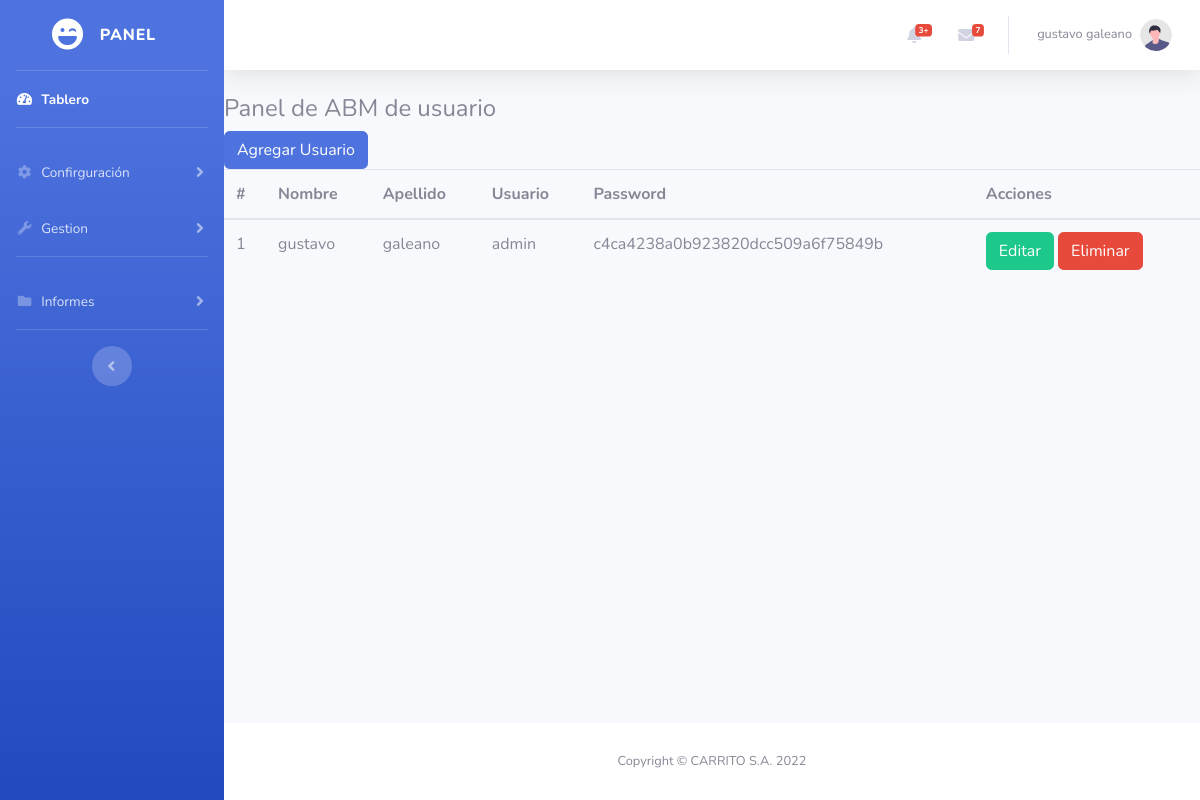
Before: /usuario.php (signed in) with the older database file.
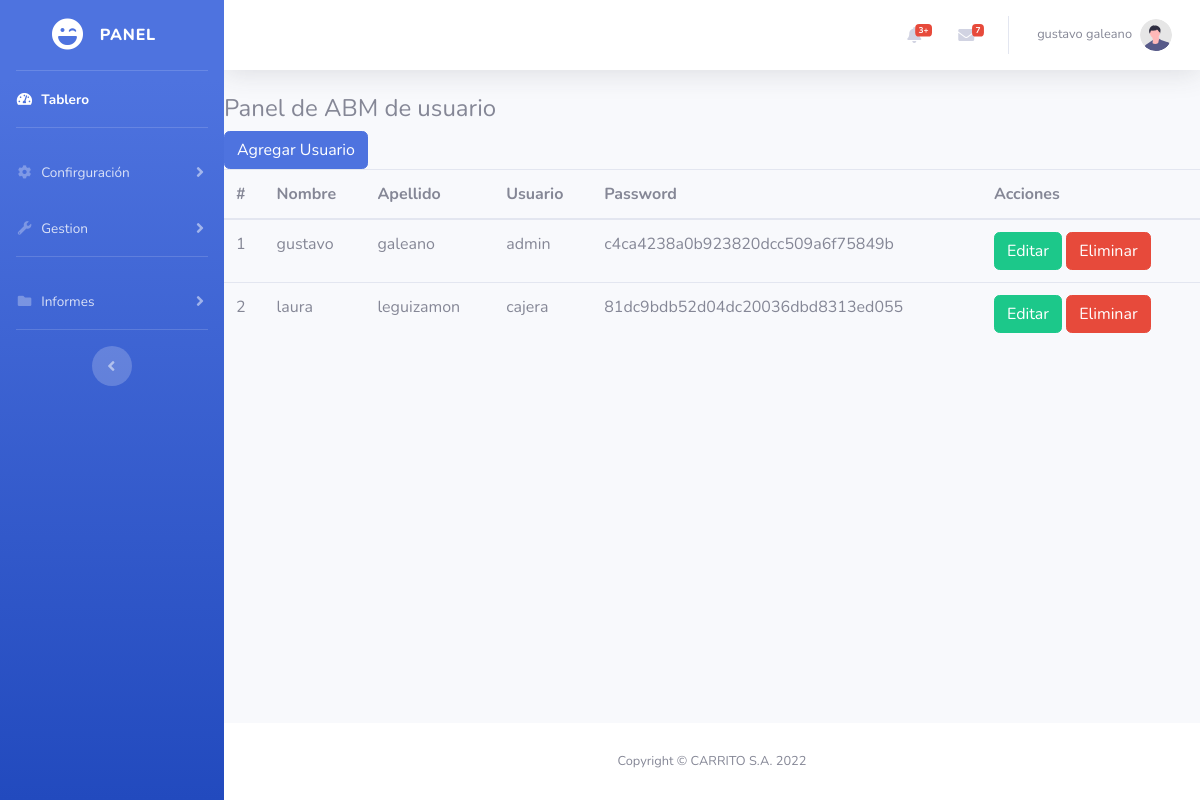
After: the same page with the newer database file.
### tables this page shows
create table
    usuarios(
        id INT NOT NULL PRIMARY KEY AUTO_INCREMENT,
        nombre VARCHAR(20),
        apellido VARCHAR(20),
        usuario VARCHAR(20),
        password VARCHAR(20)
    );

### usuario.php (the view, shortened to what this page needs)
<?php
require_once 'header.php';
require_once 'conexion.php';
?>
<h4>Panel de ABM de usuario</h4>
<button type="button" class="btn btn-primary" data-toggle="modal" data-target="#modalUsuario" id="add">
    Agregar Usuario
</button>
<table class="table">
    <thead>
        <tr>
            <th scope="col">#</th>
            <th scope="col">Nombre</th>
            <th scope="col">Apellido</th>
            <th scope="col">Usuario</th>
            <th scope="col">Password</th>
            <th scope="col">Acciones</th>
        </tr>
    </thead>
    <tbody>
        <?php
        $sql = mysqli_query($db, "select * from usuarios");
        $i = 1;
        while ($row = mysqli_fetch_array($sql)) {
        ?>
            <tr>
                <td> <?php echo $i; ?> </td>
                <td> <?php echo $row['nombre']; ?> </td>
                <td> <?php echo $row['apellido']; ?> </td>
                <td> <?php echo $row['usuario']; ?> </td>
                <td> <?php echo md5($row['password']); ?> </td>
                <td>
                    <button type="submit" class="btn btn-success" data-toggle="modal" data-target="#modalUsuario"
                    onclick="relleno(
                        '<?php echo $row['id']; ?>',
                        '<?php echo $row['nombre']; ?>',
                        '<?php echo $row['apellido']; ?>',
                        '<?php echo $row['usuario']; ?>',
                        '<?php echo $row['password']; ?>')">
                        Editar
                    </button>
                    <button type="submit" class="btn btn-danger" onclick="eliminar(<?php echo $row['id']; ?>)">
                        Eliminar
                    </button>
                </td>
            </tr>
        <?php
            $i++;
        }
        ?>
    </tbody>
</table>
<?php
require_once 'footer.php'
?>

### header.php (shortened to what this page needs)
<!DOCTYPE html>
<html lang="en">
<head>
    <link href="vendor/fontawesome-free/css/all.min.css" rel="stylesheet" type="text/css">
    <link href="css/sb-admin-2.min.css" rel="stylesheet">
    <link href="css/sweetalert.css" rel="stylesheet">
</head>
<body id="page-top">
    <div id="wrapper">
        <ul class="navbar-nav bg-gradient-primary sidebar sidebar-dark accordion" id="accordionSidebar">
            <a class="sidebar-brand d-flex align-items-center justify-content-center" href="dashboard">
                <div class="sidebar-brand-icon rotate-n-12">
                    <i class="fas fa-laugh-wink"></i>
                </div>
                <div class="sidebar-brand-text mx-3">Panel </div>
            </a>
            <hr class="sidebar-divider my-0">
            <li class="nav-item active">
                <a class="nav-link" href="index?cod=1">
                    <i class="fas fa-fw fa-tachometer-alt"></i>
                    <span>Tablero</span></a>
            </li>
            <hr class="sidebar-divider">
            <li class="nav-item">
                <a class="nav-link collapsed" href="#" data-toggle="collapse" data-target="#collapseTwo" aria-expanded="true" aria-controls="collapseTwo">
                    <i class="fas fa-fw fa-cog"></i>
                    <span>Confirguración</span>
                </a>
            </li>
            <li class="nav-item">
                <a class="nav-link collapsed" href="#" data-toggle="collapse" data-target="#collapseUtilities" aria-expanded="true" aria-controls="collapseUtilities">
                    <i class="fas fa-fw fa-wrench"></i>
                    <span>Gestion</span>
                </a>
            </li>
            <hr class="sidebar-divider">
            <li class="nav-item">
                <a class="nav-link collapsed" href="#" data-toggle="collapse" data-target="#collapsePages" aria-expanded="true" aria-controls="collapsePages">
                    <i class="fas fa-fw fa-folder"></i>
                    <span>Informes</span>
                </a>
            </li>
            <hr class="sidebar-divider d-none d-md-block">
            <div class="text-center d-none d-md-inline">
                <button class="rounded-circle border-0" id="sidebarToggle"></button>
            </div>
        </ul>
        <div id="content-wrapper" class="d-flex flex-column">
            <div id="content">
                <nav class="navbar navbar-expand navbar-light bg-white topbar mb-4 static-top shadow">
                    <ul class="navbar-nav ml-auto">
                        <li class="nav-item dropdown no-arrow mx-1">
                            <a class="nav-link dropdown-toggle" href="#" id="alertsDropdown" role="button" data-toggle="dropdown" aria-haspopup="true" aria-expanded="false">
                                <i class="fas fa-bell fa-fw"></i>
                                <span class="badge badge-danger badge-counter">3+</span>
                            </a>
                        </li>
                        <li class="nav-item dropdown no-arrow mx-1">
                            <a class="nav-link dropdown-toggle" href="#" id="messagesDropdown" role="button" data-toggle="dropdown" aria-haspopup="true" aria-expanded="false">
                                <i class="fas fa-envelope fa-fw"></i>
                                <span class="badge badge-danger badge-counter">7</span>
                            </a>
                        </li>
                        <li class="nav-item dropdown no-arrow">
                            <a class="nav-link dropdown-toggle" href="#" id="userDropdown" role="button" data-toggle="dropdown" aria-haspopup="true" aria-expanded="false">
                                <span class="mr-2 d-none d-lg-inline text-gray-600 small">
                                    <?php echo $_SESSION['nombre'] . ' ' . $_SESSION['apellido'] ?>
                                </span>
                                <img class="img-profile rounded-circle" src="img/undraw_profile.svg">
                            </a>
                        </li>
                    </ul>
                </nav>

### footer.php (shortened to what this page needs)
</div>
<footer class="sticky-footer bg-white">
    <div class="container my-auto">
        <div class="copyright text-center my-auto">
            <span>Copyright &copy; CARRITO S.A. <?php echo date('Y') ?></span>
        </div>
    </div>
</footer>
</div>
</div>
</body>
</html>

Changed rows visible on the page:
added usuarios: nombre "laura", apellido "leguizamon", usuario "cajera", password "81dc9bdb52d04dc20036dbd8313ed055"
